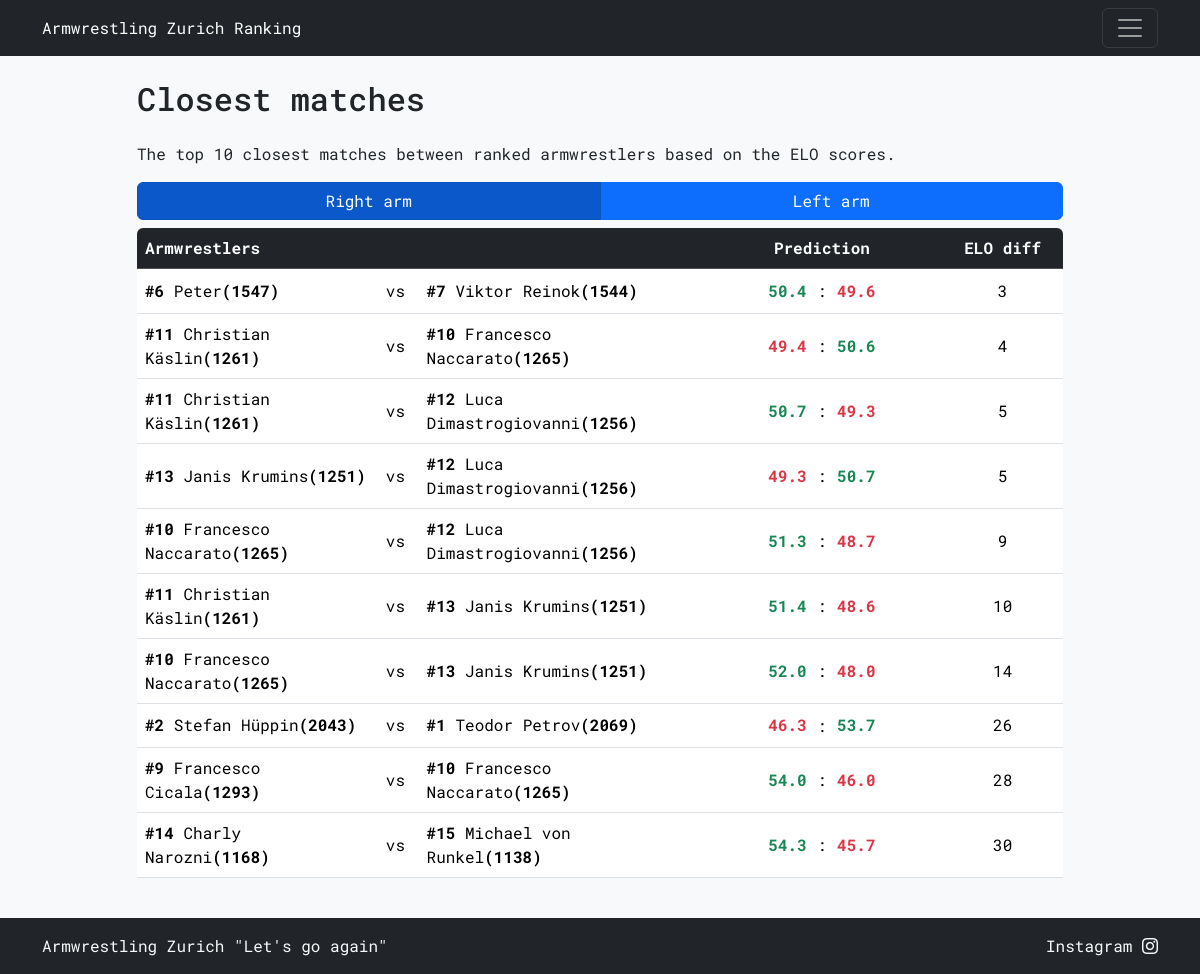
Screenshot of /closest with the database file from the repository.
### tables this page shows
CREATE TABLE armwrestlers (
    name TEXT PRIMARY KEY,
    right_elo INTEGER NOT NULL,
    left_elo INTEGER NOT NULL
);

### armelo_app.py (the view)
@app.route("/closest")
def closest_matches():
    arm = request.args.get('arm', 'right')
    order_by = 'right_elo' if arm == 'right' else 'left_elo'
    query = """
    WITH rankedarmwrestlers AS (
        SELECT DENSE_RANK() OVER (ORDER BY {0} DESC) AS rank,
               name,
               {0} AS elo
        FROM armwrestlers
    )
    SELECT
        a.rank AS rank1,
        a.name AS armwrestler1,
        a.elo AS elo1,
        b.rank AS rank2,
        b.name AS armwrestler2,
        b.elo AS elo2,
        ABS(a.elo - b.elo) AS elo_difference
    FROM rankedarmwrestlers a, rankedarmwrestlers b
    WHERE a.name < b.name
    ORDER BY elo_difference ASC
    LIMIT 10;
    """.format(order_by)
    closest_matches = db_execute(query)
    closest_matches_with_predictions = []
    for match in closest_matches:
        predicted_1, predicted_2 = prediction_in_percent(match[2], match[5])
        color_1, color_2 = (f"success", "danger") if predicted_1 > predicted_2 else ((f"danger", "success") if predicted_1 < predicted_2 else ("secondary", "secondary"))
        match_with_prediction = match + (predicted_1, predicted_2, color_1, color_2)
        closest_matches_with_predictions.append(match_with_prediction)
    username = session.get('username')
    return render_template('closest_matches.html', closest_matches_with_predictions=closest_matches_with_predictions, username=username, arm=arm)

### armelo_app.py (called while the page is built)
def get_db():
    db = getattr(g, '_database', None)
    if db is None:
        db = g._database = sqlite3.connect(DATABASE)
    return db

def db_execute(query, *args):
    db = get_db()
    cur = db.cursor()
    cur.execute(query, args)
    if query.strip().upper().startswith(("SELECT", "WITH")):
        rv = cur.fetchall()
        cur.close()
        return rv
    else:
        db.commit()
        cur.close()

@app.context_processor
def inject_user():
    username = session.get('username')
    return dict(username=username)

### elo.py (called while the page is built)
def expected_score(armwrestler_a_elo, armwrestler_b_elo, c=CONTRAST):
    expected_a_elo = 1 / (1 + math.pow(10, ((armwrestler_b_elo - armwrestler_a_elo) / c)))
    expected_b_elo = 1 - expected_a_elo
    return expected_a_elo, expected_b_elo

def prediction_in_percent(armwrestler_a_elo, armwrestler_b_elo):
    predicted_a, predicted_b = expected_score(armwrestler_a_elo, armwrestler_b_elo, 400)
    predicted_a = round(predicted_a * 100, 1)
    predicted_b = round(predicted_b * 100, 1)
    return predicted_a, predicted_b

### templates/closest_matches.html (shortened to what this page needs)
{% extends "layout.html" %}
{% block content %}
<h2 class="mb-4">Closest matches</h2>
<p>The top 10 closest matches between ranked armwrestlers based on the ELO scores.</p>
<div class="btn-group btn-group-toggle mb-2 w-100" data-toggle="buttons">
    <a href="{{ url_for('closest_matches', arm='right') }}"
       class="btn btn-primary w-50 {{ 'active' if arm == 'right' else '' }}" role="button" aria-pressed="{{ 'true' if arm == 'right' else 'false' }}">Right arm</a>
    <a href="{{ url_for('closest_matches', arm='left') }}"
       class="btn btn-primary w-50 {{ 'active' if arm == 'left' else '' }}" role="button" aria-pressed="{{ 'true' if arm == 'left' else 'false' }}">Left arm</a>
</div>
<div class="table-responsive rounded">
    <table class="table">
        <thead class="table-dark">
            <tr>
                <th style="width: 20%;">Armwrestlers</th>
                <th style="width: 2%;"></th>
                <th style="width: 20%;"></th>
                <th class='text-center' style="width: 20%;">Prediction</th>
                <th class='text-center text-nowrap' style="width: 10%;">ELO diff</th>
            </tr>
        </thead>
        <tbody>
            {% for match in closest_matches_with_predictions %}
            <tr>
                <td class="align-middle" style="width: 20%;">
                    <strong>#{{ match[0] }}</strong> {{ match[1] }}<strong>({{ match[2] }})</strong>
                </td>
                <td class="align-middle" style="width: 2%;"> vs </td>
                <td class="align-middle" style="width: 20%;">
                    <strong>#{{ match[3] }}</strong> {{ match[4] }}<strong>({{ match[5] }})</strong>
                </td>
                <td class="text-nowrap text-center align-middle" style="width: 20%;">
                    <span class="fs-6 badge text-{{ match[9] }}">{{ match[7] }}</span>:<span class="fs-6 badge text-{{ match[10] }}">{{ match[8] }}</span>
                </td>
                <td class="text-nowrap text-center align-middle" style="width: 10%;">
                    {{ match[6] }}
                </td>
            </tr>
            {% endfor %}
        </tbody>
    </table>
</div>
{% endblock %}

### static/styles.css (style rules this page uses)
* { font-family: 'Roboto Mono', monospace; }
html, body { height: 100%; scrollbar-width: none; -ms-overflow-style: none; }
body { display: flex; flex-direction: column; }

### rows the page displays
armwrestlers: match "6", match "Peter", right_elo "1547", match "7", name "Viktor Reinok", right_elo "1544", match "50.4", match "49.6", match "3"
armwrestlers: match "11", match "Christian Käslin", right_elo "1261", match "10", name "Francesco Naccarato", right_elo "1265", match "49.4", match "50.6", match "4", match "9", match "Francesco Cicala", right_elo "1293", match "54.0", match "46.0", match "28"
armwrestlers: match "11", match "Christian Käslin", right_elo "1261", match "12", name "Luca Dimastrogiovanni", right_elo "1256", match "50.7", match "49.3", match "5", match "13", match "Janis Krumins", right_elo "1251", match "10", match "Francesco Naccarato", right_elo "1265", match "51.3", match "48.7", match "9"
armwrestlers: match "11", match "Christian Käslin", right_elo "1261", match "13", name "Janis Krumins", right_elo "1251", match "51.4", match "48.6", match "10", match "Francesco Naccarato", right_elo "1265", match "52.0", match "48.0", match "14"
armwrestlers: match "2", match "Stefan Hüppin", right_elo "2043", match "1", name "Teodor Petrov", right_elo "2069", match "46.3", match "53.7", match "26"
armwrestlers: match "14", match "Charly Narozni", right_elo "1168", match "15", name "Michael von Runkel", right_elo "1138", match "54.3", match "45.7", match "30"
